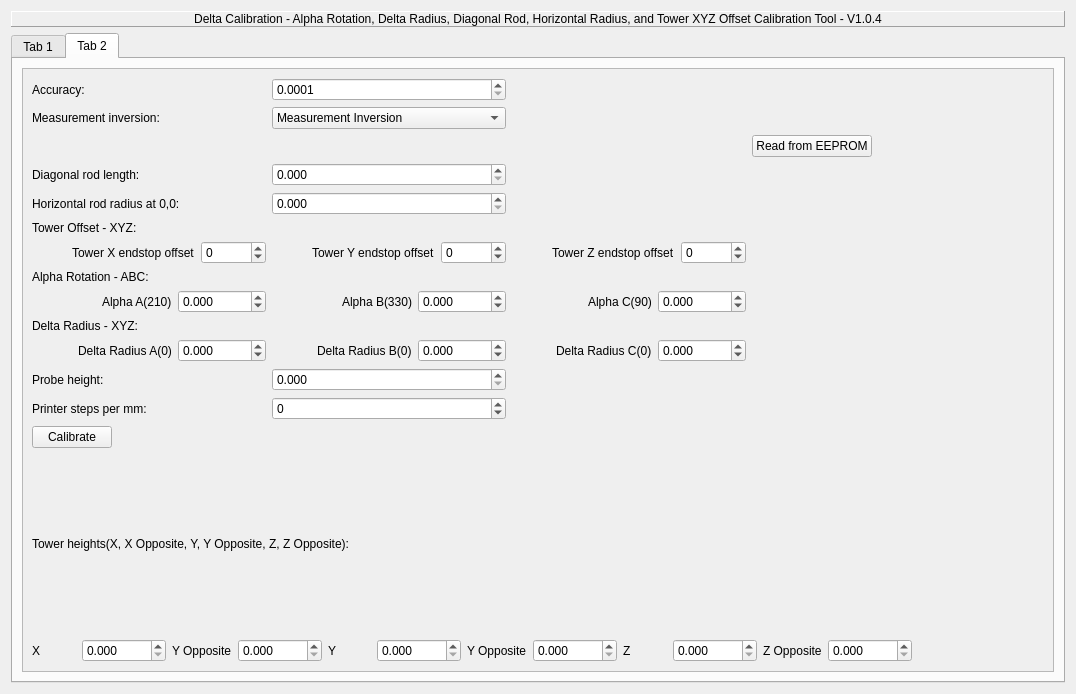
<?xml version="1.0" encoding="UTF-8"?>
<ui version="4.0">
 <class>dbct_wnd</class>
 <widget class="QWidget" name="dbct_wnd">
  <property name="geometry">
   <rect>
    <x>0</x>
    <y>0</y>
    <width>1076</width>
    <height>694</height>
   </rect>
  </property>
  <property name="windowTitle">
   <string>Form</string>
  </property>
  <layout class="QVBoxLayout" name="verticalLayout_4">
   <item>
    <widget class="QLabel" name="label">
     <property name="frameShape">
      <enum>QFrame::Panel</enum>
     </property>
     <property name="frameShadow">
      <enum>QFrame::Raised</enum>
     </property>
     <property name="text">
      <string>Delta Calibration - Alpha Rotation, Delta Radius, Diagonal Rod, Horizontal Radius, and Tower XYZ Offset Calibration Tool - V1.0.4</string>
     </property>
     <property name="alignment">
      <set>Qt::AlignCenter</set>
     </property>
     <property name="wordWrap">
      <bool>true</bool>
     </property>
    </widget>
   </item>
   <item>
    <widget class="QTabWidget" name="tabWidget">
     <property name="currentIndex">
      <number>1</number>
     </property>
     <widget class="QWidget" name="tab">
      <attribute name="title">
       <string>Tab 1</string>
      </attribute>
      <layout class="QVBoxLayout" name="verticalLayout_2">
       <item>
        <layout class="QHBoxLayout" name="horizontalLayout_14">
         <item>
          <widget class="QPushButton" name="pbStart">
           <property name="text">
            <string>Start</string>
           </property>
          </widget>
         </item>
         <item>
          <widget class="QPushButton" name="pbStop">
           <property name="text">
            <string>Stop</string>
           </property>
          </widget>
         </item>
         <item>
          <spacer name="horizontalSpacer_13">
           <property name="orientation">
            <enum>Qt::Horizontal</enum>
           </property>
           <property name="sizeHint" stdset="0">
            <size>
             <width>40</width>
             <height>20</height>
            </size>
           </property>
          </spacer>
         </item>
        </layout>
       </item>
       <item>
        <widget class="QPlainTextEdit" name="teLog"/>
       </item>
      </layout>
     </widget>
     <widget class="QWidget" name="tab_2">
      <attribute name="title">
       <string>Tab 2</string>
      </attribute>
      <layout class="QHBoxLayout" name="horizontalLayout_13">
       <item>
        <widget class="QScrollArea" name="scrollArea">
         <property name="widgetResizable">
          <bool>true</bool>
         </property>
         <widget class="QWidget" name="scrollAreaWidgetContents">
          <property name="geometry">
           <rect>
            <x>0</x>
            <y>0</y>
            <width>1040</width>
            <height>605</height>
           </rect>
          </property>
          <layout class="QHBoxLayout" name="horizontalLayout_12">
           <item>
            <layout class="QVBoxLayout" name="verticalLayout_3">
             <item>
              <layout class="QGridLayout" name="gridLayout">
               <item row="1" column="0">
                <widget class="QLabel" name="label_4">
                 <property name="text">
                  <string>Measurement inversion:</string>
                 </property>
                </widget>
               </item>
               <item row="1" column="1">
                <widget class="QComboBox" name="measInver">
                 <property name="toolTip">
                  <string>Do your calipers/dial gauge read negative or positive when you push in on them as though it was pushing gainst the build plate?</string>
                 </property>
                 <item>
                  <property name="text">
                   <string>Measurement Inversion</string>
                  </property>
                 </item>
                 <item>
                  <property name="text">
                   <string>Negative (Calipers)</string>
                  </property>
                 </item>
                 <item>
                  <property name="text">
                   <string>Postive (Dial Gauge)</string>
                  </property>
                 </item>
                </widget>
               </item>
               <item row="9" column="0">
                <widget class="QLabel" name="label_9">
                 <property name="text">
                  <string>Delta Radius - XYZ:</string>
                 </property>
                </widget>
               </item>
               <item row="6" column="0">
                <layout class="QHBoxLayout" name="horizontalLayout">
                 <item>
                  <spacer name="horizontalSpacer_4">
                   <property name="orientation">
                    <enum>Qt::Horizontal</enum>
                   </property>
                   <property name="sizeHint" stdset="0">
                    <size>
                     <width>40</width>
                     <height>20</height>
                    </size>
                   </property>
                  </spacer>
                 </item>
                 <item>
                  <widget class="QLabel" name="label_10">
                   <property name="text">
                    <string>Tower X endstop offset</string>
                   </property>
                  </widget>
                 </item>
                 <item>
                  <widget class="QSpinBox" name="offsetXSP">
                   <property name="minimum">
                    <number>-10000</number>
                   </property>
                   <property name="maximum">
                    <number>10000</number>
                   </property>
                  </widget>
                 </item>
                </layout>
               </item>
               <item row="10" column="1">
                <layout class="QHBoxLayout" name="horizontalLayout_8">
                 <item>
                  <spacer name="horizontalSpacer_11">
                   <property name="orientation">
                    <enum>Qt::Horizontal</enum>
                   </property>
                   <property name="sizeHint" stdset="0">
                    <size>
                     <width>40</width>
                     <height>20</height>
                    </size>
                   </property>
                  </spacer>
                 </item>
                 <item>
                  <widget class="QLabel" name="label_19">
                   <property name="text">
                    <string>Delta Radius B(0)</string>
                   </property>
                  </widget>
                 </item>
                 <item>
                  <widget class="QDoubleSpinBox" name="DBSP">
                   <property name="decimals">
                    <number>3</number>
                   </property>
                   <property name="minimum">
                    <double>-10000.000000000000000</double>
                   </property>
                   <property name="maximum">
                    <double>10000.000000000000000</double>
                   </property>
                   <property name="singleStep">
                    <double>0.001000000000000</double>
                   </property>
                  </widget>
                 </item>
                </layout>
               </item>
               <item row="10" column="0">
                <layout class="QHBoxLayout" name="horizontalLayout_7">
                 <item>
                  <spacer name="horizontalSpacer_10">
                   <property name="orientation">
                    <enum>Qt::Horizontal</enum>
                   </property>
                   <property name="sizeHint" stdset="0">
                    <size>
                     <width>40</width>
                     <height>20</height>
                    </size>
                   </property>
                  </spacer>
                 </item>
                 <item>
                  <widget class="QLabel" name="label_18">
                   <property name="text">
                    <string>Delta Radius A(0)</string>
                   </property>
                  </widget>
                 </item>
                 <item>
                  <widget class="QDoubleSpinBox" name="DASP">
                   <property name="decimals">
                    <number>3</number>
                   </property>
                   <property name="minimum">
                    <double>-10000.000000000000000</double>
                   </property>
                   <property name="maximum">
                    <double>10000.000000000000000</double>
                   </property>
                   <property name="singleStep">
                    <double>0.001000000000000</double>
                   </property>
                  </widget>
                 </item>
                </layout>
               </item>
               <item row="3" column="0">
                <widget class="QLabel" name="label_3">
                 <property name="text">
                  <string>Diagonal rod length:</string>
                 </property>
                </widget>
               </item>
               <item row="4" column="1">
                <widget class="QDoubleSpinBox" name="HRadSP">
                 <property name="decimals">
                  <number>3</number>
                 </property>
                 <property name="minimum">
                  <double>0.000000000000000</double>
                 </property>
                 <property name="maximum">
                  <double>10000.000000000000000</double>
                 </property>
                 <property name="singleStep">
                  <double>0.001000000000000</double>
                 </property>
                </widget>
               </item>
               <item row="11" column="1">
                <widget class="QDoubleSpinBox" name="probeHeightSP">
                 <property name="toolTip">
                  <string>Enter the height at the center of the plate, if you are using calipers or a dial gauge this will be zero.</string>
                 </property>
                 <property name="decimals">
                  <number>3</number>
                 </property>
                 <property name="minimum">
                  <double>0.000000000000000</double>
                 </property>
                 <property name="maximum">
                  <double>10000.000000000000000</double>
                 </property>
                 <property name="singleStep">
                  <double>0.001000000000000</double>
                 </property>
                </widget>
               </item>
               <item row="8" column="0">
                <layout class="QHBoxLayout" name="horizontalLayout_4">
                 <item>
                  <spacer name="horizontalSpacer_7">
                   <property name="orientation">
                    <enum>Qt::Horizontal</enum>
                   </property>
                   <property name="sizeHint" stdset="0">
                    <size>
                     <width>40</width>
                     <height>20</height>
                    </size>
                   </property>
                  </spacer>
                 </item>
                 <item>
                  <widget class="QLabel" name="label_13">
                   <property name="text">
                    <string>Alpha A(210)</string>
                   </property>
                  </widget>
                 </item>
                 <item>
                  <widget class="QDoubleSpinBox" name="ASP">
                   <property name="decimals">
                    <number>3</number>
                   </property>
                   <property name="minimum">
                    <double>-10000.000000000000000</double>
                   </property>
                   <property name="maximum">
                    <double>10000.000000000000000</double>
                   </property>
                   <property name="singleStep">
                    <double>0.001000000000000</double>
                   </property>
                  </widget>
                 </item>
                </layout>
               </item>
               <item row="5" column="0">
                <widget class="QLabel" name="label_17">
                 <property name="text">
                  <string>Tower Offset - XYZ:</string>
                 </property>
                </widget>
               </item>
               <item row="3" column="1">
                <widget class="QDoubleSpinBox" name="diagonalRodSP">
                 <property name="decimals">
                  <number>3</number>
                 </property>
                 <property name="minimum">
                  <double>0.000000000000000</double>
                 </property>
                 <property name="maximum">
                  <double>10000.000000000000000</double>
                 </property>
                 <property name="singleStep">
                  <double>0.001000000000000</double>
                 </property>
                </widget>
               </item>
               <item row="8" column="1">
                <layout class="QHBoxLayout" name="horizontalLayout_5">
                 <item>
                  <spacer name="horizontalSpacer_8">
                   <property name="orientation">
                    <enum>Qt::Horizontal</enum>
                   </property>
                   <property name="sizeHint" stdset="0">
                    <size>
                     <width>40</width>
                     <height>20</height>
                    </size>
                   </property>
                  </spacer>
                 </item>
                 <item>
                  <widget class="QLabel" name="label_14">
                   <property name="text">
                    <string>Alpha B(330)</string>
                   </property>
                  </widget>
                 </item>
                 <item>
                  <widget class="QDoubleSpinBox" name="BSP">
                   <property name="decimals">
                    <number>3</number>
                   </property>
                   <property name="minimum">
                    <double>-10000.000000000000000</double>
                   </property>
                   <property name="maximum">
                    <double>10000.000000000000000</double>
                   </property>
                   <property name="singleStep">
                    <double>0.001000000000000</double>
                   </property>
                  </widget>
                 </item>
                </layout>
               </item>
               <item row="7" column="0">
                <widget class="QLabel" name="label_16">
                 <property name="text">
                  <string>Alpha Rotation - ABC:</string>
                 </property>
                </widget>
               </item>
               <item row="11" column="0">
                <widget class="QLabel" name="label_21">
                 <property name="text">
                  <string>Probe height:</string>
                 </property>
                </widget>
               </item>
               <item row="6" column="1">
                <layout class="QHBoxLayout" name="horizontalLayout_2">
                 <item>
                  <spacer name="horizontalSpacer_5">
                   <property name="orientation">
                    <enum>Qt::Horizontal</enum>
                   </property>
                   <property name="sizeHint" stdset="0">
                    <size>
                     <width>40</width>
                     <height>20</height>
                    </size>
                   </property>
                  </spacer>
                 </item>
                 <item>
                  <widget class="QLabel" name="label_11">
                   <property name="text">
                    <string>Tower Y endstop offset</string>
                   </property>
                  </widget>
                 </item>
                 <item>
                  <widget class="QSpinBox" name="offsetYSP">
                   <property name="minimum">
                    <number>-10000</number>
                   </property>
                   <property name="maximum">
                    <number>10000</number>
                   </property>
                  </widget>
                 </item>
                </layout>
               </item>
               <item row="0" column="1">
                <widget class="QDoubleSpinBox" name="accuracySP">
                 <property name="toolTip">
                  <string>The accuracy the program will want to achieve in each calculation, this does not have anything to do with your printers final height-map tolerance.</string>
                 </property>
                 <property name="decimals">
                  <number>4</number>
                 </property>
                 <property name="minimum">
                  <double>0.000100000000000</double>
                 </property>
                 <property name="maximum">
                  <double>1.000000000000000</double>
                 </property>
                 <property name="singleStep">
                  <double>0.000100000000000</double>
                 </property>
                </widget>
               </item>
               <item row="4" column="0">
                <widget class="QLabel" name="label_8">
                 <property name="text">
                  <string>Horizontal rod radius at 0,0:</string>
                 </property>
                </widget>
               </item>
               <item row="12" column="1">
                <widget class="QSpinBox" name="stepsPerMMSP">
                 <property name="minimum">
                  <number>-10000</number>
                 </property>
                 <property name="maximum">
                  <number>10000</number>
                 </property>
                </widget>
               </item>
               <item row="6" column="2">
                <layout class="QHBoxLayout" name="horizontalLayout_3">
                 <item>
                  <spacer name="horizontalSpacer_6">
                   <property name="orientation">
                    <enum>Qt::Horizontal</enum>
                   </property>
                   <property name="sizeHint" stdset="0">
                    <size>
                     <width>40</width>
                     <height>20</height>
                    </size>
                   </property>
                  </spacer>
                 </item>
                 <item>
                  <widget class="QLabel" name="label_12">
                   <property name="text">
                    <string>Tower Z endstop offset</string>
                   </property>
                  </widget>
                 </item>
                 <item>
                  <widget class="QSpinBox" name="offsetZSP">
                   <property name="minimum">
                    <number>-10000</number>
                   </property>
                   <property name="maximum">
                    <number>10000</number>
                   </property>
                  </widget>
                 </item>
                </layout>
               </item>
               <item row="8" column="2">
                <layout class="QHBoxLayout" name="horizontalLayout_6">
                 <item>
                  <spacer name="horizontalSpacer_9">
                   <property name="orientation">
                    <enum>Qt::Horizontal</enum>
                   </property>
                   <property name="sizeHint" stdset="0">
                    <size>
                     <width>40</width>
                     <height>20</height>
                    </size>
                   </property>
                  </spacer>
                 </item>
                 <item>
                  <widget class="QLabel" name="label_15">
                   <property name="text">
                    <string>Alpha C(90)</string>
                   </property>
                  </widget>
                 </item>
                 <item>
                  <widget class="QDoubleSpinBox" name="CSP">
                   <property name="decimals">
                    <number>3</number>
                   </property>
                   <property name="minimum">
                    <double>-10000.000000000000000</double>
                   </property>
                   <property name="maximum">
                    <double>10000.000000000000000</double>
                   </property>
                   <property name="singleStep">
                    <double>0.001000000000000</double>
                   </property>
                  </widget>
                 </item>
                </layout>
               </item>
               <item row="10" column="2">
                <layout class="QHBoxLayout" name="horizontalLayout_9">
                 <item>
                  <spacer name="horizontalSpacer_12">
                   <property name="orientation">
                    <enum>Qt::Horizontal</enum>
                   </property>
                   <property name="sizeHint" stdset="0">
                    <size>
                     <width>40</width>
                     <height>20</height>
                    </size>
                   </property>
                  </spacer>
                 </item>
                 <item>
                  <widget class="QLabel" name="label_20">
                   <property name="text">
                    <string>Delta Radius C(0)</string>
                   </property>
                  </widget>
                 </item>
                 <item>
                  <widget class="QDoubleSpinBox" name="DCSP">
                   <property name="decimals">
                    <number>3</number>
                   </property>
                   <property name="minimum">
                    <double>-10000.000000000000000</double>
                   </property>
                   <property name="maximum">
                    <double>10000.000000000000000</double>
                   </property>
                   <property name="singleStep">
                    <double>0.001000000000000</double>
                   </property>
                  </widget>
                 </item>
                </layout>
               </item>
               <item row="2" column="3">
                <layout class="QHBoxLayout" name="horizontalLayout_10">
                 <item>
                  <widget class="QPushButton" name="pbReadFromEEPROM">
                   <property name="text">
                    <string>Read from EEPROM</string>
                   </property>
                  </widget>
                 </item>
                 <item>
                  <spacer name="horizontalSpacer">
                   <property name="orientation">
                    <enum>Qt::Horizontal</enum>
                   </property>
                   <property name="sizeHint" stdset="0">
                    <size>
                     <width>40</width>
                     <height>20</height>
                    </size>
                   </property>
                  </spacer>
                 </item>
                </layout>
               </item>
               <item row="12" column="0">
                <widget class="QLabel" name="label_22">
                 <property name="text">
                  <string>Printer steps per mm:</string>
                 </property>
                </widget>
               </item>
               <item row="0" column="0">
                <widget class="QLabel" name="label_2">
                 <property name="text">
                  <string>Accuracy:</string>
                 </property>
                </widget>
               </item>
              </layout>
             </item>
             <item>
              <layout class="QHBoxLayout" name="horizontalLayout_11">
               <item>
                <widget class="QPushButton" name="pbCalibrate">
                 <property name="text">
                  <string>Calibrate</string>
                 </property>
                </widget>
               </item>
               <item>
                <spacer name="horizontalSpacer_2">
                 <property name="orientation">
                  <enum>Qt::Horizontal</enum>
                 </property>
                 <property name="sizeHint" stdset="0">
                  <size>
                   <width>40</width>
                   <height>20</height>
                  </size>
                 </property>
                </spacer>
               </item>
              </layout>
             </item>
             <item>
              <layout class="QVBoxLayout" name="verticalLayout">
               <item>
                <widget class="QLabel" name="label_23">
                 <property name="text">
                  <string>Tower heights(X, X Opposite, Y, Y Opposite, Z, Z Opposite):</string>
                 </property>
                </widget>
               </item>
               <item>
                <layout class="QGridLayout" name="gridLayout_3">
                 <item row="0" column="7">
                  <widget class="QDoubleSpinBox" name="YOppSP">
                   <property name="toolTip">
                    <string>Enter the height at the center of the plate, if you are using calipers or a dial gauge this will be zero.</string>
                   </property>
                   <property name="decimals">
                    <number>3</number>
                   </property>
                   <property name="minimum">
                    <double>0.000000000000000</double>
                   </property>
                   <property name="maximum">
                    <double>10000.000000000000000</double>
                   </property>
                   <property name="singleStep">
                    <double>0.001000000000000</double>
                   </property>
                  </widget>
                 </item>
                 <item row="0" column="4">
                  <widget class="QLabel" name="label_26">
                   <property name="text">
                    <string>Y</string>
                   </property>
                  </widget>
                 </item>
                 <item row="0" column="9">
                  <widget class="QDoubleSpinBox" name="ZSP">
                   <property name="toolTip">
                    <string>Enter the height at the center of the plate, if you are using calipers or a dial gauge this will be zero.</string>
                   </property>
                   <property name="decimals">
                    <number>3</number>
                   </property>
                   <property name="minimum">
                    <double>0.000000000000000</double>
                   </property>
                   <property name="maximum">
                    <double>10000.000000000000000</double>
                   </property>
                   <property name="singleStep">
                    <double>0.001000000000000</double>
                   </property>
                  </widget>
                 </item>
                 <item row="0" column="3">
                  <widget class="QDoubleSpinBox" name="XOppSP">
                   <property name="toolTip">
                    <string>Enter the height at the center of the plate, if you are using calipers or a dial gauge this will be zero.</string>
                   </property>
                   <property name="decimals">
                    <number>3</number>
                   </property>
                   <property name="minimum">
                    <double>0.000000000000000</double>
                   </property>
                   <property name="maximum">
                    <double>10000.000000000000000</double>
                   </property>
                   <property name="singleStep">
                    <double>0.001000000000000</double>
                   </property>
                  </widget>
                 </item>
                 <item row="0" column="2">
                  <widget class="QLabel" name="label_25">
                   <property name="text">
                    <string>Y Opposite</string>
                   </property>
                  </widget>
                 </item>
                 <item row="0" column="1">
                  <widget class="QDoubleSpinBox" name="XSP">
                   <property name="toolTip">
                    <string>Enter the height at the center of the plate, if you are using calipers or a dial gauge this will be zero.</string>
                   </property>
                   <property name="decimals">
                    <number>3</number>
                   </property>
                   <property name="minimum">
                    <double>0.000000000000000</double>
                   </property>
                   <property name="maximum">
                    <double>10000.000000000000000</double>
                   </property>
                   <property name="singleStep">
                    <double>0.001000000000000</double>
                   </property>
                  </widget>
                 </item>
                 <item row="0" column="0">
                  <widget class="QLabel" name="label_24">
                   <property name="text">
                    <string>X</string>
                   </property>
                  </widget>
                 </item>
                 <item row="0" column="6">
                  <widget class="QLabel" name="label_27">
                   <property name="text">
                    <string>Y Opposite</string>
                   </property>
                  </widget>
                 </item>
                 <item row="0" column="8">
                  <widget class="QLabel" name="label_28">
                   <property name="text">
                    <string>Z</string>
                   </property>
                  </widget>
                 </item>
                 <item row="0" column="5">
                  <widget class="QDoubleSpinBox" name="YSP">
                   <property name="toolTip">
                    <string>Enter the height at the center of the plate, if you are using calipers or a dial gauge this will be zero.</string>
                   </property>
                   <property name="decimals">
                    <number>3</number>
                   </property>
                   <property name="minimum">
                    <double>0.000000000000000</double>
                   </property>
                   <property name="maximum">
                    <double>10000.000000000000000</double>
                   </property>
                   <property name="singleStep">
                    <double>0.001000000000000</double>
                   </property>
                  </widget>
                 </item>
                 <item row="0" column="10">
                  <widget class="QLabel" name="label_29">
                   <property name="text">
                    <string>Z Opposite</string>
                   </property>
                  </widget>
                 </item>
                 <item row="0" column="11">
                  <widget class="QDoubleSpinBox" name="ZOppSP">
                   <property name="toolTip">
                    <string>Enter the height at the center of the plate, if you are using calipers or a dial gauge this will be zero.</string>
                   </property>
                   <property name="decimals">
                    <number>3</number>
                   </property>
                   <property name="minimum">
                    <double>0.000000000000000</double>
                   </property>
                   <property name="maximum">
                    <double>10000.000000000000000</double>
                   </property>
                   <property name="singleStep">
                    <double>0.001000000000000</double>
                   </property>
                  </widget>
                 </item>
                </layout>
               </item>
              </layout>
             </item>
            </layout>
           </item>
           <item>
            <spacer name="horizontalSpacer_3">
             <property name="orientation">
              <enum>Qt::Horizontal</enum>
             </property>
             <property name="sizeHint" stdset="0">
              <size>
               <width>37</width>
               <height>20</height>
              </size>
             </property>
            </spacer>
           </item>
          </layout>
         </widget>
        </widget>
       </item>
      </layout>
     </widget>
    </widget>
   </item>
  </layout>
 </widget>
 <resources/>
 <connections/>
</ui>
